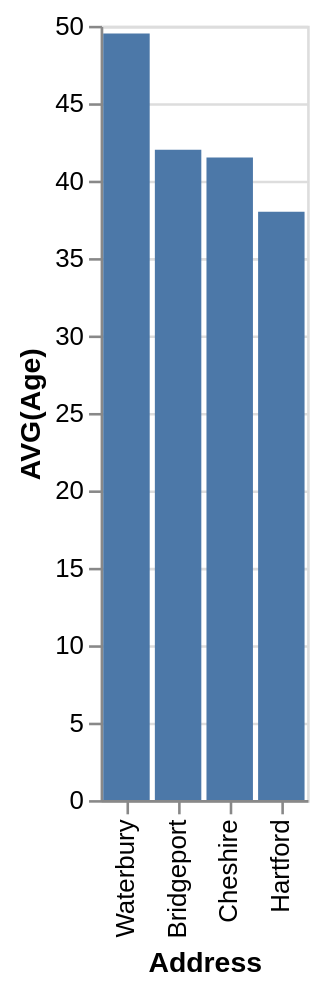

Vega-Lite specification stored for this chart:
### Vega-Lite specification from a JSON file in a GitHub repository (floating-point values rounded to 4 significant figures)
{"data": {"values": [{"x_data": "Bridgeport", "y_data": 42}, {"x_data": "Cheshire", "y_data": 41.5}, {"x_data": "Hartford", "y_data": 38}, {"x_data": "Waterbury", "y_data": 49.5}]}, "mark": "bar", "encoding": {"x": {"field": "x_data", "type": "nominal", "title": "Address", "sort": {"op": "sum", "field": "y_data", "order": "descending"}}, "y": {"field": "y_data", "type": "quantitative", "title": "AVG(Age)"}}}
